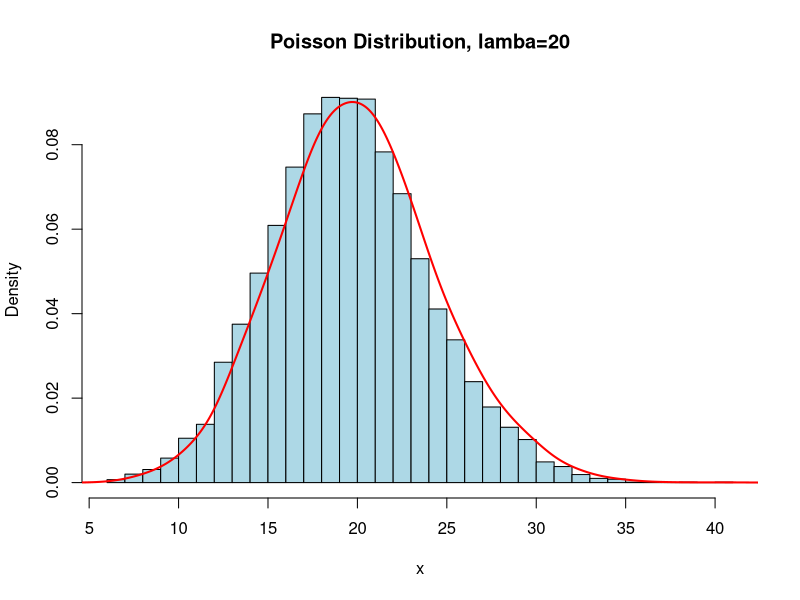

Reproduce this figure in R.
N <- 10000
x <- rpois(N,20) #generates the Poisson probability variables randomly with lambda 20 and assigned to x 
# we plot the graph of the variables generated using the hist function  passing in the required arguments
hist(x, xlim = c(min(x), max(x)), probability = TRUE, nclass = max(x)-min(x)+1, col ='lightblue', main = 'Poisson Distribution, lamba=20')
# this draws a line that show the trend of the graph plotted in the hist function 
lines(density(x, bw=1), col ='red', lwd = 2)
